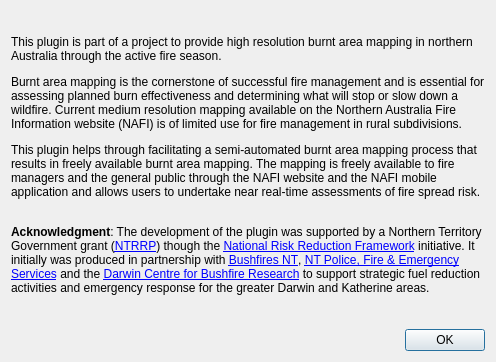
<?xml version="1.0" encoding="UTF-8"?>
<ui version="4.0">
  <class>AboutDialogBase</class>
  <widget class="QDialog" name="AboutDialogBase">
    <property name="geometry">
      <rect>
        <x>0</x>
        <y>0</y>
        <width>1414</width>
        <height>830</height>
      </rect>
    </property>
    <property name="sizePolicy">
      <sizepolicy hsizetype="Preferred" vsizetype="Preferred">
        <horstretch>0</horstretch>
        <verstretch>0</verstretch>
      </sizepolicy>
    </property>
    <property name="windowTitle">
      <string>About NAFI Burnt Areas Mapping</string>
    </property>
    <property name="windowIcon">
      <iconset>
        <normaloff>:/plugins/ntrrp/images/icon.png</normaloff>:/plugins/ntrrp/images/icon.png</iconset>
    </property>
    <layout class="QVBoxLayout" name="outerVerticalLayout">
      <property name="sizeConstraint">
        <enum>QLayout::SetFixedSize</enum>
      </property>
      <item>
        <layout class="QVBoxLayout" name="verticalLayout">
          <property name="spacing">
            <number>10</number>
          </property>
          <item>
            <widget class="QLabel" name="iconLabel">
              <property name="text">
                <string>&lt;html&gt;&lt;head/&gt;&lt;body&gt;&lt;p&gt;&lt;img src=&quot;:/plugins/ntrrp/images/icon.png&quot;/&gt;&lt;/p&gt;&lt;/body&gt;&lt;/html&gt;</string>
              </property>
              <property name="scaledContents">
                <bool>true</bool>
              </property>
              <property name="alignment">
                <set>Qt::AlignCenter</set>
              </property>
              <property name="margin">
                <number>0</number>
              </property>
            </widget>
          </item>
          <item>
            <widget class="QLabel" name="aboutLabel">
              <property name="sizePolicy">
                <sizepolicy hsizetype="Expanding" vsizetype="Expanding">
                  <horstretch>0</horstretch>
                  <verstretch>0</verstretch>
                </sizepolicy>
              </property>
              <property name="text">
                <string>&lt;html&gt;&lt;head/&gt;&lt;body&gt;&lt;p&gt;This plugin is part of a project to provide high resolution burnt area mapping in northern Australia through the active fire season.&lt;/p&gt;&lt;p&gt;Burnt area mapping is the cornerstone of successful fire management and is essential for assessing planned burn effectiveness and determining what will stop or slow down a wildfire. Current medium resolution mapping available on the Northern Australia Fire Information website (NAFI) is of limited use for fire management in rural subdivisions. &lt;/p&gt;&lt;p&gt;This plugin helps through facilitating a semi-automated burnt area mapping process that results in freely available burnt area mapping. The mapping is freely available to fire managers and the general public through the NAFI website and the NAFI mobile application and allows users to undertake near real-time assessments of fire spread risk.&lt;/p&gt;&lt;p&gt;&lt;br/&gt;&lt;span style=&quot; font-weight:600;&quot;&gt;Acknowledgment&lt;/span&gt;: The development of the plugin was supported by a Northern Territory Government grant (&lt;a href=&quot;https://cmc.nt.gov.au/supporting-government/northern-territory-risk-reduction-program&quot;&gt;&lt;span style=&quot; text-decoration: underline; color:#0000ff;&quot;&gt;NTRRP&lt;/span&gt;&lt;/a&gt;) though the &lt;a href=&quot;https://www.homeaffairs.gov.au/about-us/our-portfolios/emergency-management/resources&quot;&gt;&lt;span style=&quot; text-decoration: underline; color:#0000ff;&quot;&gt;National Risk Reduction Framework&lt;/span&gt;&lt;/a&gt; initiative. It initially was produced in partnership with &lt;a href=&quot;https://depws.nt.gov.au/bushfire-information-and-management/about-bushfires-nt/bushfires-nt&quot;&gt;&lt;span style=&quot; text-decoration: underline; color:#0000ff;&quot;&gt;Bushfires NT&lt;/span&gt;&lt;/a&gt;, &lt;a href=&quot;https://www.pfes.nt.gov.au&quot;&gt;&lt;span style=&quot; text-decoration: underline; color:#0000ff;&quot;&gt;NT Police, Fire &amp;amp; Emergency Services&lt;/span&gt;&lt;/a&gt; and the &lt;a href=&quot;https://bushfireresearch.org.au/&quot;&gt;&lt;span style=&quot; text-decoration: underline; color:#0000ff;&quot;&gt;Darwin Centre for Bushfire Research&lt;/span&gt;&lt;/a&gt; to support strategic fuel reduction activities and emergency response for the greater Darwin and Katherine areas.&lt;/p&gt;&lt;/body&gt;&lt;/html&gt;</string>
              </property>
              <property name="textFormat">
                <enum>Qt::RichText</enum>
              </property>
              <property name="alignment">
                <set>Qt::AlignLeading|Qt::AlignLeft|Qt::AlignTop</set>
              </property>
              <property name="wordWrap">
                <bool>true</bool>
              </property>
              <property name="openExternalLinks">
                <bool>true</bool>
              </property>
            </widget>
          </item>
          <item>
            <widget class="QLabel" name="firescarLabel">
              <property name="sizePolicy">
                <sizepolicy hsizetype="Preferred" vsizetype="Minimum">
                  <horstretch>0</horstretch>
                  <verstretch>0</verstretch>
                </sizepolicy>
              </property>
              <property name="maximumSize">
                <size>
                  <width>16777215</width>
                  <height>400</height>
                </size>
              </property>
              <property name="text">
                <string>&lt;html&gt;&lt;head/&gt;&lt;body&gt;&lt;p&gt;&lt;img src=&quot;:/plugins/ntrrp/images/firescar.jpg&quot;/&gt;&lt;/p&gt;&lt;/body&gt;&lt;/html&gt;</string>
              </property>
              <property name="scaledContents">
                <bool>true</bool>
              </property>
              <property name="alignment">
                <set>Qt::AlignCenter</set>
              </property>
              <property name="margin">
                <number>0</number>
              </property>
            </widget>
          </item>
          <item>
            <widget class="QDialogButtonBox" name="buttonBox">
              <property name="orientation">
                <enum>Qt::Horizontal</enum>
              </property>
              <property name="standardButtons">
                <set>QDialogButtonBox::Ok</set>
              </property>
            </widget>
          </item>
        </layout>
      </item>
    </layout>
  </widget>
  <resources/>
  <connections>
    <connection>
      <sender>buttonBox</sender>
      <signal>accepted()</signal>
      <receiver>AboutDialogBase</receiver>
      <slot>accept()</slot>
      <hints>
        <hint type="sourcelabel">
          <x>20</x>
          <y>20</y>
        </hint>
        <hint type="destinationlabel">
          <x>20</x>
          <y>20</y>
        </hint>
      </hints>
    </connection>
  </connections>
</ui>
